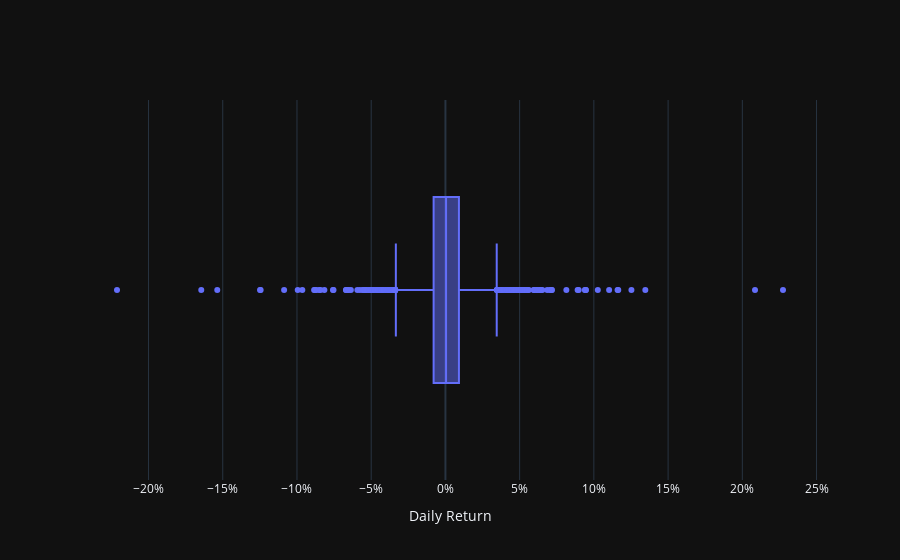

The code cell stored with this chart in its notebook:
### Code cell
trace = go.Box(
    x=spy.ret,
    text=spy.date,
    hovertemplate="%{text}<extra></extra>",
    name="",
    )
fig = go.Figure(trace)
fig.update_layout(
    template="plotly_dark",
    xaxis_title="Daily Return",
    yaxis_title="",
    xaxis_tickformat=".0%",
    yaxis_tickformat="",
)

fig.show()

### Figure 1 — Plotly figure (JSON) as saved in the notebook; plotly's stock layout.template omitted (floating-point values rounded to 4 significant figures; data arrays with more than 128 entries replaced by an {"elided": "..."} marker saying what was removed)
{"data": [{"hovertemplate": "%{text}<extra></extra>", "name": "", "text": {"elided": "8325 str values"}, "type": "box", "x": {"elided": "8325 float values"}}], "layout": {"xaxis": {"tickformat": ".0%", "title": {"text": "Daily Return"}}, "yaxis": {"tickformat": "", "title": {"text": ""}}}}
